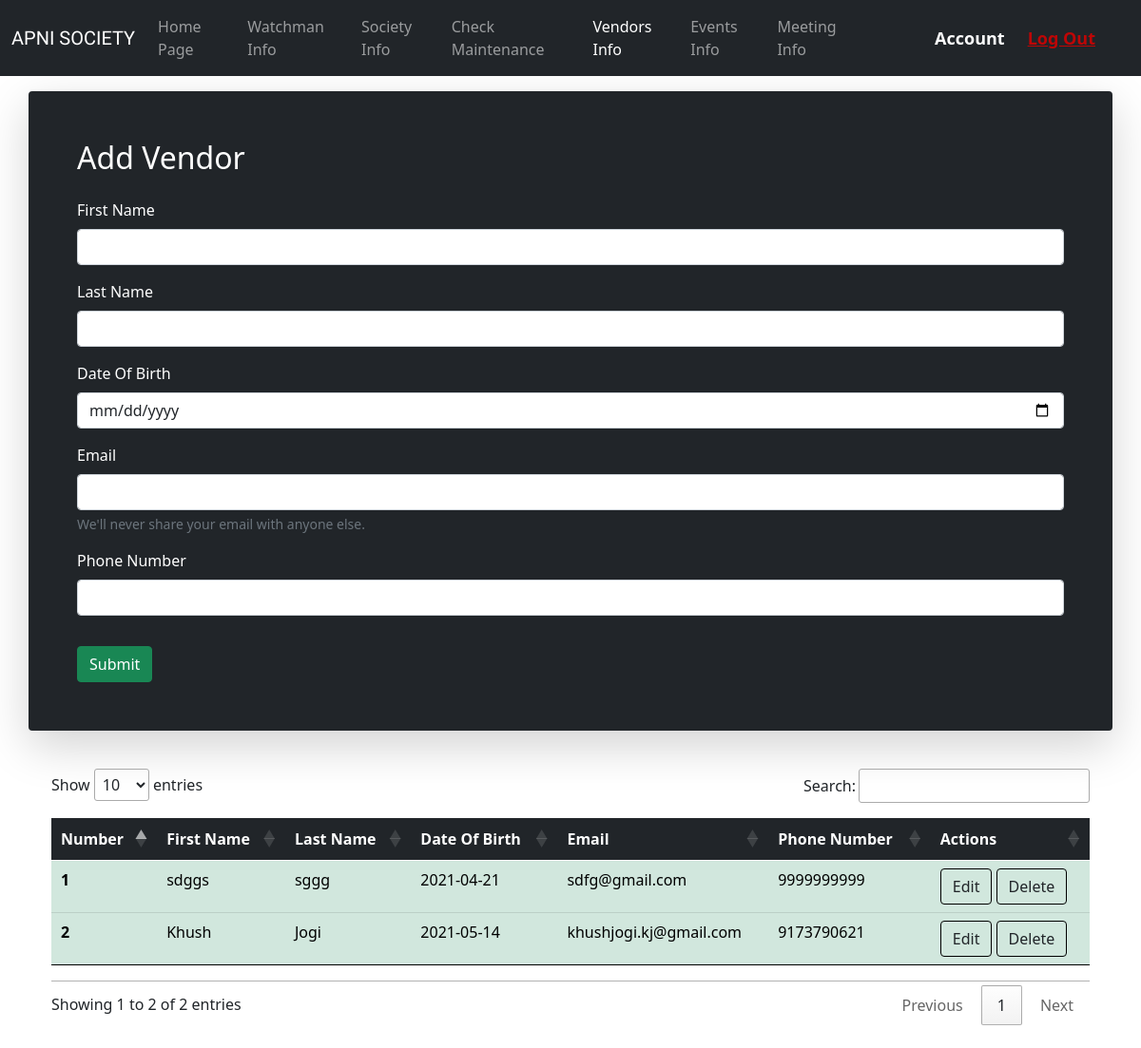
/vendorchairman.php, run on the app's committed database.
### tables this page shows
CREATE TABLE `vendor` (
  `VendorId` int(11) NOT NULL,
  `HouseId` int(11) NOT NULL,
  `FirstName` varchar(20) NOT NULL,
  `LastName` varchar(25) NOT NULL,
  `DateOfBirth` date NOT NULL,
  `Email` varchar(30) NOT NULL,
  `PhoneNo` bigint(11) NOT NULL
);

### vendorchairman.php (the view, shortened to what this page needs)
<?php
$servername = "localhost";
$username = "root";
$password = "";
$database = "apni_society";
$conn = mysqli_connect($servername,$username,$password,$database);
?>
<!doctype html>
<html lang="en">
  <head>
    <link href="https://cdn.jsdelivr.net/npm/bootstrap@5.0.0-beta3/dist/css/bootstrap.min.css" rel="stylesheet">
    <link rel="stylesheet" href="//cdn.datatables.net/1.10.24/css/jquery.dataTables.min.css">
  </head>
  <body>
    <nav class="navbar navbar-expand-lg navbar-dark bg-dark">
    <div class="container-fluid">
        <a class="navbar-brand" href="#">APNI SOCIETY</a>
        <div class="collapse navbar-collapse" id="navbarSupportedContent">
        <ul class="navbar-nav me-auto mb-2 mb-lg-0">
            <li class="nav-item">
            <a class="nav-link" aria-current="page" href="chairmanhomepage.php">Home Page</a>
            </li>
            <li class="nav-item">
            <a class="nav-link" href="watchmanchairman.php">Watchman Info</a>
            </li>
            <li class="nav-item">
            <a class="nav-link" href="#">Society Info</a>
            </li>
            <li class="nav-item">
            <a class="nav-link" href="#">Check Maintenance</a>
            </li>
            <li class="nav-item">
            <a class="nav-link active" href="vendorchairman.php">Vendors Info</a>
            </li>
            <li class="nav-item">
            <a class="nav-link" href="#">Events Info</a>
            </li>
            <li class="nav-item">
            <a class="nav-link" href="#">Meeting Info</a>
            </li>
         </div>
         <div class="container-fluid" style="width:25vw">
            <span class="navbar-text d-flex flex-row-reverse flex-wrap ">
                <div class="d-inline-flex logout"><a href="home.php" id="logoutid">Log Out</a></div>
                <div class="d-inline-flex"><a id="account" href="account.php">Account</a></div>
            </span>
        </div>
    </div>
    </nav>
    <div class="container my-3 p-5 border border-3 rounded shadow-lg border-dark bg-dark text-white">
        <h2 class="mb-4">Add Vendor</h2>
        <form action="vendorchairman.php" method="POST">
            <div class="mb-3">
                <label for="firstname" class="form-label">First Name</label>
                <input type="text" class="form-control" id="firstname" name="firstname" required>
            </div>
            <div class="mb-3">
                <label for="lastname" class="form-label">Last Name</label>
                <input type="text" class="form-control" name="lastname" id="lastname" required>
            </div>
            <div class="mb-3">
                <label for="dateOfBirth" class="form-label">Date Of Birth</label>
                <input type="date" class="form-control" name="date" id="dateOfBirth" required>
            </div>
            <div class="mb-3">
                <label for="emailid" class="form-label">Email</label>
                <input type="email" class="form-control" name="email" id="emailid" required>
                <div id="emailHelp" class="form-text">We'll never share your email with anyone else.</div>
            </div>
            <div class="mb-3">
                <label for="phoneno" class="form-label">Phone Number</label>
                <input type="text" class="form-control" name="phoneno" id="phoneno" required>
            </div>
            <button type="submit" class="btn btn btn-success mt-3">Submit</button>
        </form>
    </div>
    <div class="container p-4">
    <table class="table py-3" id="myTable">
        <thead class=" table-dark">
            <tr>
            <th scope="col">Number</th>
            <th scope="col">First Name</th>
            <th scope="col">Last Name</th>
            <th scope="col">Date Of Birth</th>
            <th scope="col">Email</th>
            <th scope="col">Phone Number</th>
            <th scope="col">Actions</th>
            </tr>
        </thead>
        <tbody>
            <?php
                $sql = "SELECT * FROM vendor";
                $result = mysqli_query($conn,$sql);
                $i=1;
                while($row = mysqli_fetch_assoc($result)){
                    echo "<tr class='table-success'>
                    <th scope='row'>".$i."</th>
                    <td>".$row['FirstName']."</td>
                    <td>".$row['LastName']."</td>
                    <td>".$row['DateOfBirth']."</td>
                    <td>".$row['Email']."</td>
                    <td>".$row['PhoneNo']."</td>
                    <td><button class='edit btn' id=".$row['VendorId']." >Edit</button> <button class='delete btn' id=d".$row['VendorId']." >Delete</button></td>
                    </tr>";
                    $i = $i+1;
                }
            ?>
        </tbody>
        </table>
    </div>
  </body>
</html>

### vendorchairman.php (style rules this page uses)
.navbar-brand { font-family: 'Train One', cursive; }
.navbar-text { margin-right:1vw; }
#account, .logout { font-size: 1.5vw; font-weight: bold; color: white; margin:0vw 1vw; }
#logoutid { color: rgb(190, 6, 6); }
#account { text-decoration:none; }
.edit,.delete { border:1px solid black; }

### data on the page
vendor: FirstName "sdggs", LastName "sggg", DateOfBirth "2021-04-21", Email "sdfg@gmail.com", PhoneNo "9999999999"
vendor: FirstName "Khush", LastName "Jogi", DateOfBirth "2021-05-14", Email "khushjogi.kj@gmail.com", PhoneNo "9173790621"
